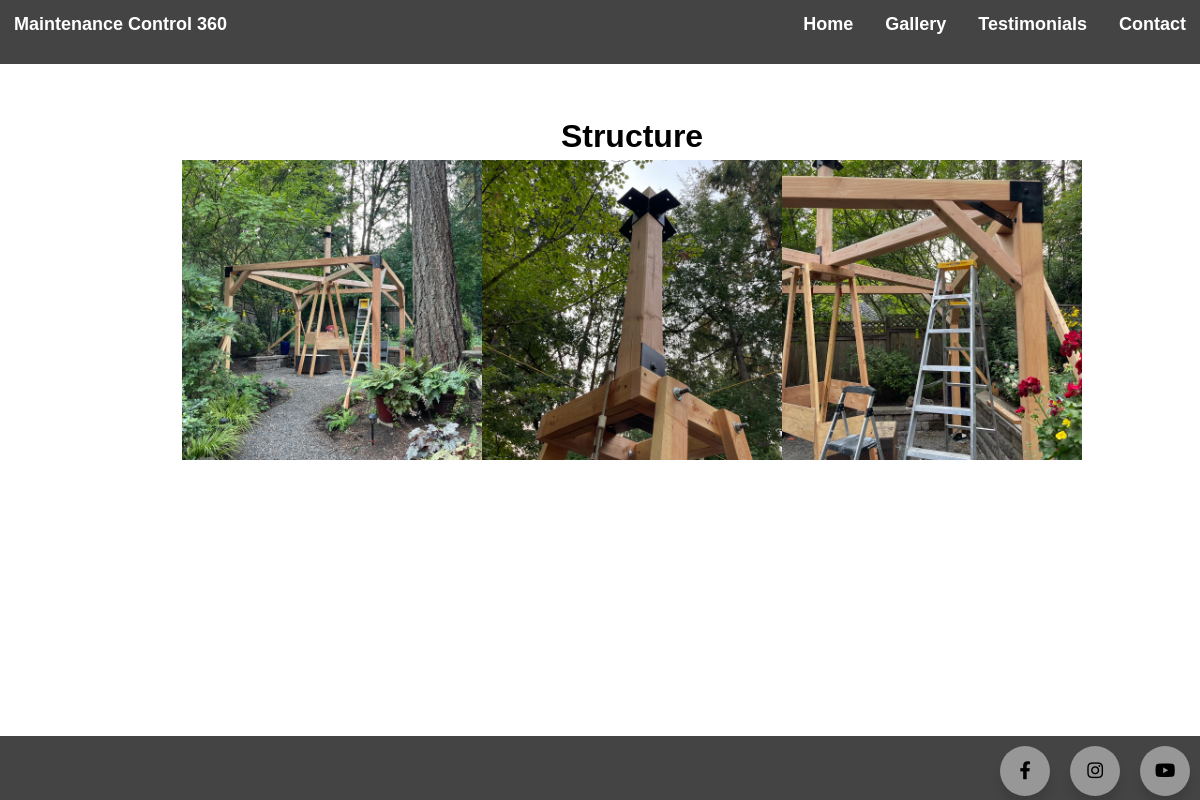
Screenshot of /projects/5/ with the database file from the repository.
### myApp/models.py (models this page shows, shortened)
class Project(models.Model):
  name = models.CharField(max_length=100)
  image = models.ImageField(upload_to='media/images')

class Photo(models.Model):
  image = models.ImageField(upload_to='media/images')
  project = models.ForeignKey(Project, on_delete=models.CASCADE, related_name="images")

### myApp/views.py (the view)
# urls.py: path('projects/<int:pk>/', views.gallery_view, name="index"),
def gallery_view(request, pk):
    project = Project.objects.get(id=pk)
    return render(request, 'pages/gallery.html', {"project":project})

### templates/pages/gallery.html
{% extends 'base.html' %} {% block content %}
<div id="wrapper">
  <nav class="nav-header">
    <ul class="header-list">
      <li>
        <a href="/" class="header-item">Maintenance Control 360</p>
      </li>
      <li>
        <a href="/" class="header-item">Home</a>
      </li>
      <li>
        <a href="/projects" class="header-item">Gallery</a>
      </li>
      <li>
        <a href="/testimonials" class="header-item">Testimonials</a>
      </li>
      <li>
        <a href="/contact" class="header-item">Contact</a>
      </li>
    </ul>
  </nav>
  <div class="photo-container">
    <h1 id="project-name">{{project.name}}</h1>
    <div class="photo_gallery">
      {% for photo in project.images.all %}
      <div class="gallery-card">
        <a href="{{ photo.image.url }}">
          <img src="{{photo.image.url}}" alt="Smiley face" width="250" height="250">
        </a>
      </div>
      {% endfor %}
    </div>
  </div>
  {% include 'footer.html' %}
</div>
{% endblock %}

### templates/base.html (shortened to what this page needs)
{% load static %}
<!DOCTYPE html>
<html lang="en">
  <head>
    <link rel="stylesheet" href="{% static 'css/site.css' %}" />
    <link rel="stylesheet" href="https://use.fontawesome.com/releases/v5.13.0/css/all.css">
    <link rel="stylesheet" href="https://cdnjs.cloudflare.com/ajax/libs/simplelightbox/2.7.0/simple-lightbox.css" />
  </head>
  <body>
    {% block content %}
    {% endblock %}
  </body>
</html>

### templates/footer.html (shortened to what this page needs)
<footer class="footer-list">
  <div class="wrapper">
    <a href="https://www.facebook.com" target="_blank" class="icon facebook">
      <span><i class="fab fa-facebook-f"></i></span>
    </a>
    <a href="https://www.instagram.com/maintenancecontrol360/" target="_blank" class="icon instagram">
      <span><i class="fab fa-instagram"></i></span>
    </a>
    <a href="https://www.youtube.com" target="_blank" class="icon youtube">
      <span><i class="fab fa-youtube"></i></span>
    </a>
  </div>
</footer>

### static/css/site.css (style rules this page uses)
* { margin: 0; padding: 0; text-decoration: none; box-sizing: border-box; }
a, a:hover, a:focus, a:active { text-decoration: none; color: inherit; }
:root { --navColor: white; --fontColor: white; --navFont: "volkhov-bold", Arial, sans-serif; --contentFont: "volkhov-bold", Arial, sans-serif; --accentColor: rgb(68, 68, 68); }
#wrapper { min-height: 100vh; }
.header-list { height: 64px; background-color: var(--accentColor); padding-inline-start: 0; text-align:right; }
.header-list li { vertical-align: middle; padding: 14px; display:inline-block; }
.header-list li:first-child { float:left; }
.header-item, .active { color: var(--navColor); font-family: var(--navFont); font-weight: bolder; font-size: large; }
.footer-list { margin-top: auto; display: inline-flex; flex-direction: row-reverse; height: 64px; width: 100%; background-color: var(--accentColor); padding-inline-start: 0; position: fixed; bottom: 0; }
.wrapper { display: inline-flex; }
.wrapper .icon { position: relative; background-color: #979797; border-radius: 50%; padding: 15px; margin: 10px; width: 50px; height: 50px; font-size: 18px; display: flex; justify-content: center; align-items: center; flex-direction: column; box-shadow: 0 10px 10px rgba(0, 0, 0, 0.1); cursor: pointer; transition: all 0.2s cubic-bezier(0.68, -0.55, 0.265, 1.55); }
h1 { text-align: center; }
.photo-container { padding: 48px 0 0 64px; line-height: 3em; font-family: var(--contentFont); font-weight: 700; top: 72px; }
.photo_gallery { justify-content: center; align-items: center; width: 100%; display: flex; }
.photo_gallery a { display: inline-block; height: 300px; }
.photo_gallery img { object-position: center; object-fit: cover; height: 100%; width: 100%; }

### rows the page displays
Project: name "Structure"
Photo: image (picture)
Photo: image (picture)
Photo: image (picture)
